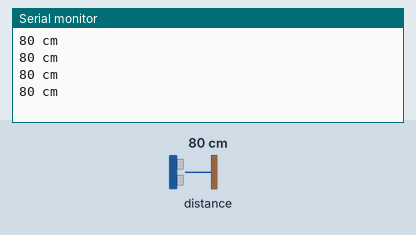
Recording of a sketch running on a simulated Teensy 4. On the bench: the last lines printed to the serial monitor. Wiring (inferred from the names in the program): SRF02/SRF08 range finder at I2C address 0x70. The test bench sets the inputs (shaded band); at power-on: distance to the obstacle 80 cm. The echo pulse lasts 58.3 µs per cm.

Above: at 0.8 s.
0.9 s: distance to the obstacle set to 2 cm
At 1.16 s:
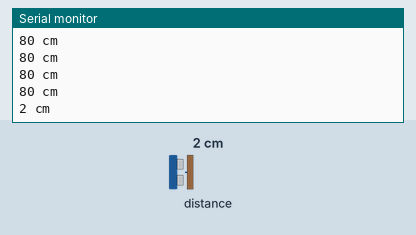
2.4 s: distance to the obstacle set to 4 cm
At 2.57 s:
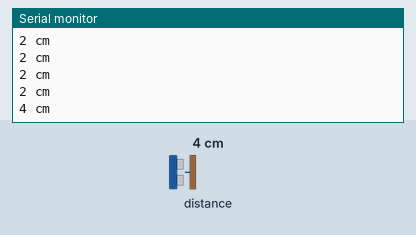
Timing chart, 0 to 5.4 s (numbered marks = the images above; inputs shaded):
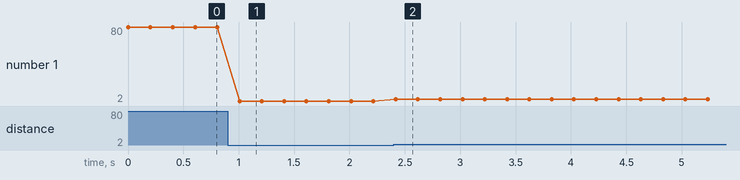

Measured:
- after the input at 0.9 s, the serial monitor: prints a new line after 0.11 s (image 1)
- after the input at 2.4 s, the serial monitor: prints a new line at once (image 2)
- plotted number 1: 80 → 2 after the input at 0.9 s, 2 → 4 after the input at 2.4 s

The sketch:

UltrasonicSRF08s.ino
```cpp
#include "UltrasonicSRF08s.h"
#include <i2c_t3.h>

UltrasonicSRF08s us;

void setup()
{
  Serial.begin(115200);// Start communication with a computer connected to Arduino via a USB cable
  Wire.begin(); // Start I2C

  //Add one Devantech SRF08 sensor
  us.add(0x70);

  //Test
  us.test();
}

void loop(){}

/** If something goes wrong, it will be the best to stop the program.
*/
void error(String message) {
  Serial.print(message);
  while (true)
    ;
}
```

UltrasonicSRF08s.cpp
```cpp
#include "UltrasonicSRF08s.h"

/** Add a SRF08
@param address - An address the SRF08 uses.
@param enabled - Enabled
*/
void UltrasonicSRF08s::add(uint8_t address, bool isEnabled) {
	if (nextFree >= MAX_ULTRASONIC_SRF08)
		error("Too many SRF08 sensors.");

	addresses[nextFree] = address;
	enabled[nextFree] = isEnabled;
	lastReadMs[nextFree] = 0;
	nextFree++;
}

/** Distance in cm, uses polling. The program must wait for a return wave - very slow.
@param sensorNumber - Sensor's index. Function add() assigns 0 to first sensor, 1 to second, etc.
@return - Distance.
*/
uint16_t UltrasonicSRF08s::distance(uint8_t sensorNumber) {
	if (!enabled[sensorNumber])
		return 0;
	pulse(sensorNumber);
	return echo(sensorNumber);
}

/** Distance in cm, asynchronous. The program will not wait for a return wave - very fast.
@param sensorNumber - Sensor's index. Function add() assigns 0 to first sensor, 1 to second, etc.
@param cacheMaxMs - Maximum cache time, starting when triggered.
@return - Distance.
*/
uint16_t UltrasonicSRF08s::distanceAsync(uint8_t sensorNumber, uint32_t cacheMaxMs) {
	if (!enabled[sensorNumber])
		return 0;
	const bool VERBOSE = false;
	const uint32_t cacheMinMs = 80;
	if (lastReadMs[sensorNumber] == 0 || millis() - lastReadMs[sensorNumber]  > cacheMaxMs) {//Cache too old, fire, wait and then read.
		if (VERBOSE)
			print(" Cache miss, limit: " + (String)cacheMaxMs + ", now: " + (String)(millis() - lastReadMs[sensorNumber]) + " ms.", true);
		pulse(sensorNumber);
		lastDistance[sensorNumber] = echo(sensorNumber);
		lastReadMs[sensorNumber] = millis();
	}
	else if (millis() - lastPulseMs[sensorNumber] > cacheMinMs) {//Time between cacheMinMs and cacheMaxMs. Echo should be ready so read it first. Use cache for distance but send a new pulse.
		//Do  not change lastDistance - already OK.
		unsigned long startMs = millis();
		lastDistance[sensorNumber] = echo(sensorNumber);
		if (VERBOSE && millis() - startMs > 1)
			print(" Reading not ready, limit: " + (String)1 + ", now: " + (String)(millis() - startMs) + " ms.", true);
		pulse(sensorNumber);
	}
	else { //Time less than cacheMinMs - echo not available. Do nothing. To early to send a new pulse. Cached distance is already OK.

	}
	return lastDistance[sensorNumber];
}

/** By using echo values, calculate distance in cm
@param sensorNumber - Sensor's index. Function add() assigns 0 to first sensor, 1 to second, etc.
@return - Distance
*/
uint16_t UltrasonicSRF08s::echo(uint8_t sensorNumber) {
	if (!enabled[sensorNumber])
		return 0;
	if (sensorNumber >= nextFree)
		error("SRF08 does not exist.");
	uint32_t ms = millis();
	while (true) {
		Wire.beginTransmission(addresses[sensorNumber]);  // Begin communication with the SRF module
		Wire.write(0x00);                                 // Sends the command byte, when this byte is read it returns the software revision
		Wire.endTransmission();

		Wire.requestFrom((int)addresses[sensorNumber], 1);     // Request 1 byte
		if (Wire.available() > 0) {						  // While byte available
			int software = Wire.read();                   // Get byte
			software = software;
			break;
		}

		if (millis() - ms > 300)
			error("Ultrasonic timeout");
	}

	Wire.beginTransmission(addresses[sensorNumber]);      // start communicating with SRFmodule
	Wire.write(0x02);									  // Call the register for start of ranging data
	Wire.endTransmission();

	Wire.requestFrom((int)addresses[sensorNumber], 2);         // Request 2 bytes from SRF module
	while (Wire.available() < 2);						  // Wait for data to arrive
	byte highByte = Wire.read();                          // Get high byte
	byte lowByte = Wire.read();                           // Get low byte
	lastReadMs[sensorNumber] = millis();

	uint16_t d = (highByte << 8) + lowByte;                // Put them together
	return d == 0 ? 0xFFFF : d;
}

/** Print to all serial ports
@param message
@param eol - end of line
*/
void UltrasonicSRF08s::print(String message, bool eol) {
	if (eol) {
		Serial.println(message);
		if (serial != 0)
			serial->println(message);
	}
	else {
		Serial.print(message);
		if (serial != 0)
			serial->print(message);
	}
}

/** Trigger a sound wave
@param sensorNumber - Sensor's index. Function add() assigns 0 to first sensor, 1 to second, etc.
*/
void UltrasonicSRF08s::pulse(uint8_t sensorNumber) {
	if (!enabled[sensorNumber])
		return;
	Wire.beginTransmission(addresses[sensorNumber]); // Start communticating with SRF08
	Wire.write(0x00);                                // Send Command Byte
	Wire.write(0x51);                                // Send 0x51 to start a ranging
	Wire.endTransmission();
	lastPulseMs[sensorNumber] = millis();
}

/** Set range
@param sensorNumber - Sensor's index. Function add() assigns 0 to first sensor, 1 to second, etc.
@param maxGain - Maximum amplifier gain, 0x00 - 0x1F
@param range - Defines time the sensor waits for return wave: (range + 1) * 43 mm
*/
void UltrasonicSRF08s::rangeAndGain(uint8_t sensorNumber, uint8_t maxGain, uint8_t range) {
	if (!enabled[sensorNumber])
		return;
	uint8_t bytes[] = { 0x01, maxGain };
	Wire.beginTransmission(addresses[sensorNumber]);
	Wire.write(bytes, 2);// Max. Gain Register (default 31). Max. gain 103
	Wire.endTransmission();

	//Range
	bytes[0] = 0x02;
	bytes[1] = range;
	Wire.beginTransmission(addresses[sensorNumber]);
	Wire.write(bytes, 2); //Range 43 mm + 4 * 43 mm
	Wire.endTransmission();
}

/** Test
@param breakWhen - A function returning bool, without arguments. If it returns true, the test() will be interrupted.
@param async - Asynchronous mode.
*/
void UltrasonicSRF08s::test(BreakCondition breakWhen, bool async) {
	while (breakWhen == 0 || !(*breakWhen)()) {
		for (int i = 0; i < nextFree; i++) {
			if (!enabled[i])
				continue;
			int d = async ? distanceAsync(i) : distance(i);
			print((String)d + " cm ");
		}
		print("", true);
		delay(200);
	}
}

/**Constructor
@param hardwareSerial - Serial, Serial1, Serial2,... - an optional serial port, for example for Bluetooth communication
*/
UltrasonicSRF08s::UltrasonicSRF08s(HardwareSerial * hardwareSerial) {
	serial = hardwareSerial;
	nextFree = 0;
}

UltrasonicSRF08s::~UltrasonicSRF08s(){}
```

UltrasonicSRF08s.h
```cpp
#pragma once
#include <i2c_t3.h>

/**
Purpose: reading of Devantech SRF08 ultrasonic sensors.
@author MRMS team
@version 0.1 2018-02-19
Licence: You can use this code any way you like.
*/

#define MAX_ULTRASONIC_SRF08 8 // Maximum number of sensors.

typedef bool(*BreakCondition)();

class UltrasonicSRF08s
{
	uint8_t addresses[MAX_ULTRASONIC_SRF08]; // I2C addresses the sensors use
	bool enabled[MAX_ULTRASONIC_SRF08]; // Enabled
	uint16_t lastDistance[MAX_ULTRASONIC_SRF08]; // The last measured distance
	uint32_t lastPulseMs[MAX_ULTRASONIC_SRF08]; // The last time sensors triggered
	uint32_t lastReadMs[MAX_ULTRASONIC_SRF08]; // The last time returning wave's duration measured
	int nextFree;
	HardwareSerial * serial; //Additional serial port

	/** Print to all serial ports
	@param message
	@param eol - end of line
	*/
	void print(String message, bool eol = false);

public:
	/**Constructor
	@param hardwareSerial - Serial, Serial1, Serial2,... - an optional serial port, for example for Bluetooth communication
	*/
	UltrasonicSRF08s(HardwareSerial * hardwareSerial = 0);

	~UltrasonicSRF08s();

	/** Add a SRF08
	@param address - An address the SRF08 uses.
	@param enabled - Enabled
	*/
	void add(uint8_t address, bool enabled = true);

	/** Distance in cm, uses polling. The program must wait for a return wave - very slow.
	@param sensorNumber - Sensor's index. Function add() assigns 0 to first sensor, 1 to second, etc.
	@return - Distance.
	*/
	uint16_t distance(uint8_t sensorNumber);

	/** Distance in cm, asynchronous. The program will not wait for a return wave - very fast.
	@param sensorNumber - Sensor's index. Function add() assigns 0 to first sensor, 1 to second, etc.
	@param cacheMaxMs - Maximum cache time, starting when triggered.
	@return - Distance.
	*/
	uint16_t distanceAsync(uint8_t sensorNumber, uint32_t msSincePulseAllowed = 500);

	/** By using echo values, calculate distance in cm
	@param sensorNumber - Sensor's index. Function add() assigns 0 to first sensor, 1 to second, etc.
	@return - Distance
	*/
	uint16_t echo(uint8_t sensorNumber);

	/** Trigger a sound wave
	@param sensorNumber - Sensor's index. Function add() assigns 0 to first sensor, 1 to second, etc.
	*/
	void pulse(uint8_t sensorNumber);

	/** Set range
	@param sensorNumber - Sensor's index. Function add() assigns 0 to first sensor, 1 to second, etc.
	@param maxGain - Maximum amplifier gain, 0x00 - 0x1F
	@param range - Defines time the sensor waits for return wave: (range + 1) * 43 mm
	*/
	void rangeAndGain(uint8_t sensorNumber, uint8_t maxGain, uint8_t range);

	/** Test
	@param breakWhen - A function returning bool, without arguments. If it returns true, the test() will be interrupted.
	@param async - Asynchronous mode.
	*/
	void test(BreakCondition breakWhen = 0, bool async = false);
};

//Declaration of error function. Definition is in Your code.
void error(String message);
```
